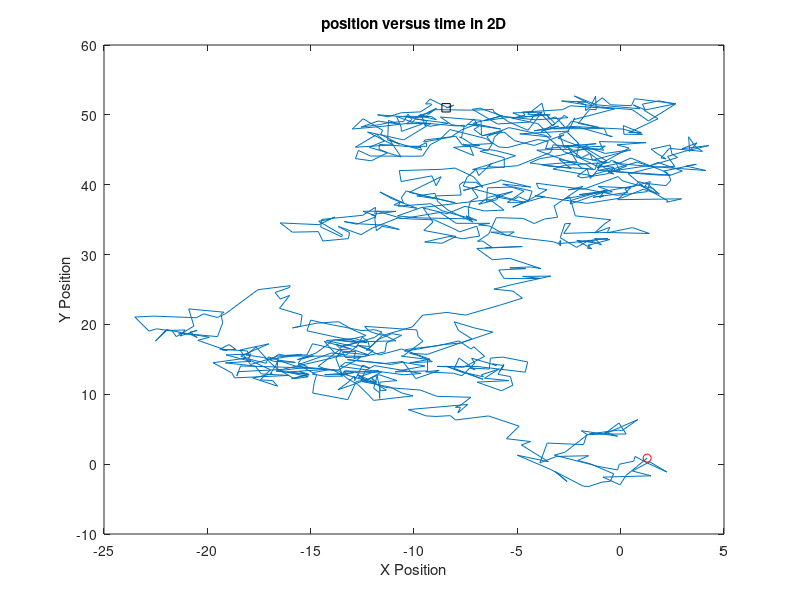
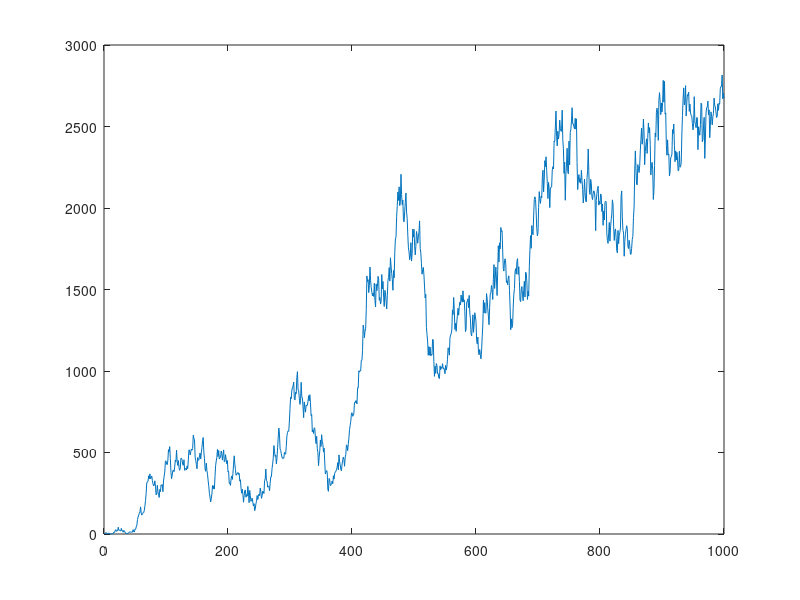
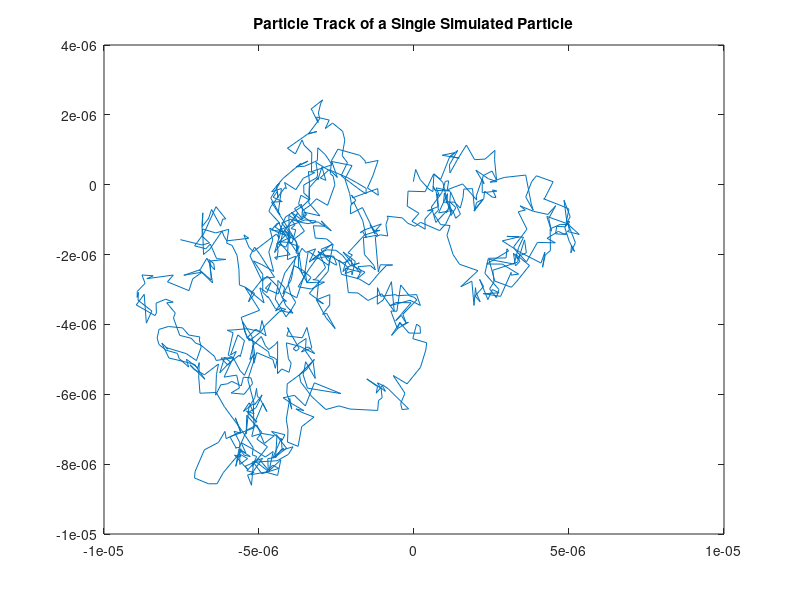
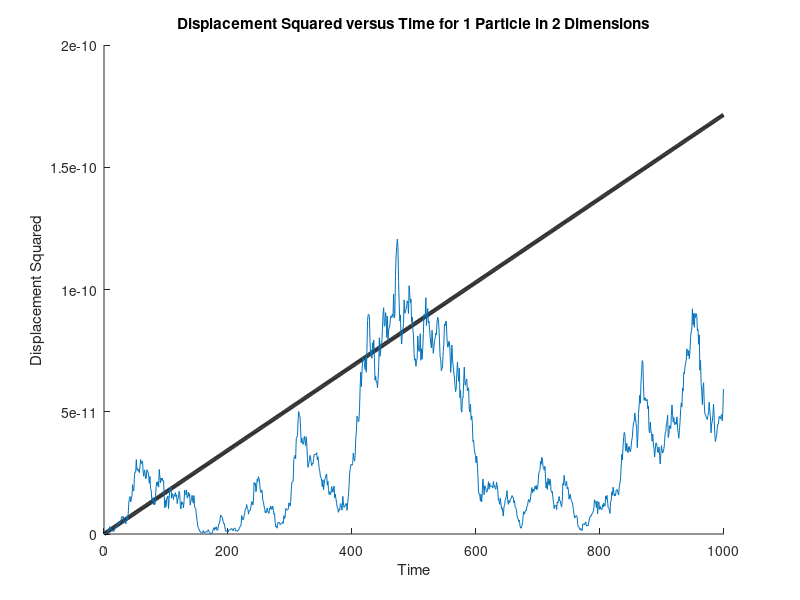

MATLAB code for these plots, in order:
% an example of simulating a single particle in two-dimensional

clear all
clear 
clc 

%% a simple example
N = 1000;

particle = struct();
particle.x = cumsum( randn(N, 1) );
particle.y = cumsum( randn(N, 1) );
plot(particle.x, particle.y);
hold on;
plot(particle.x(1), particle.y(1), 'or');
plot(particle.x(end,1), particle.y(end,1), 'sk');
ylabel('Y Position');
xlabel('X Position');
title('position versus time in 2D');

figure;
dsquared = particle.x .^ 2 + particle.y .^ 2;
plot(dsquared);


% a realistic example
d    = 1.0e-6;              % diameter in meters
eta  = 1.0e-3;              % viscosity of water in SI units (Pascal-seconds) at 293 K
kB   = 1.38e-23;            % Boltzmann constant
T    = 293;                 % Temperature in degrees Kelvin

D    = kB * T / (3 * pi * eta * d)

dimensions = 2;         % two dimensional simulation
tau = .1;               % time interval in seconds
time = tau * 1:N;       % create a time vector for plotting

k = sqrt(D * dimensions * tau);
dx = k * randn(N,1);
dy = k * randn(N,1);

x = cumsum(dx);
y = cumsum(dy);

dSquaredDisplacement = (dx .^ 2) + (dy .^ 2);
 squaredDisplacement = ( x .^ 2) + ( y .^ 2);

figure;
plot(x,y);
title('Particle Track of a Single Simulated Particle');

figure;
hold on;
plot(time, (0:1:(N-1)) * 2*k^2 , 'k', 'LineWidth', 3);      % plot theoretical line

plot(time, squaredDisplacement);
hold off;
xlabel('Time');
ylabel('Displacement Squared');
title('Displacement Squared versus Time for 1 Particle in 2 Dimensions');

simulatedD = mean( dSquaredDisplacement ) / ( 2 * dimensions * tau )
standardError = std( dSquaredDisplacement ) / ( 2 * dimensions * tau * sqrt(N) )
actualError = D - simulatedD
